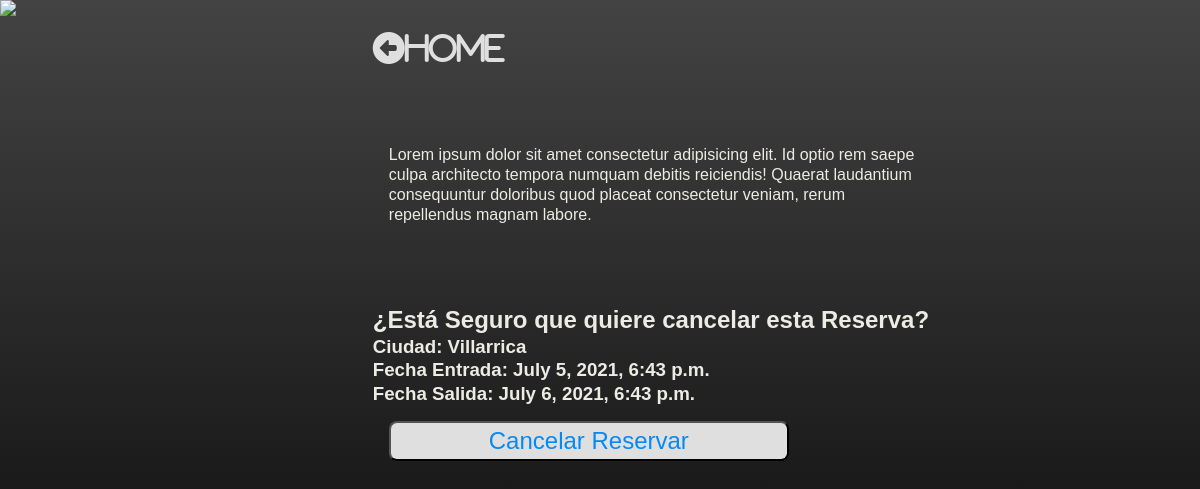
Page /reserva/cancel/22 on the committed database.
### arriendo/models.py (models this page shows, shortened)
class Reserva(models.Model):
    user = models.ForeignKey(settings.AUTH_USER_MODEL, on_delete=models.CASCADE)
    depto = models.ForeignKey(Depto, on_delete=models.CASCADE)
    check_in = models.DateTimeField()
    check_out = models.DateTimeField()
    def get_depto_category(self):
        depto_categories = dict(self.depto.DEPTO_CATEGORIES)
        depto_category = depto_categories.get(self.depto.category)
        return depto_category

class Depto(models.Model):
    DEPTO_CATEGORIES = (
        ('VIN','Vina del Mar'),
        ('SER','La Serena'),
        ('PUC','Pucon'),
        ('VIL','Villarrica'),
        ('VAL','Valdivia'),
        ('IQU','Iquique'),
        ('FRU','Frutillar'),
    )
    category = models.CharField(max_length=3, choices=DEPTO_CATEGORIES,default='Iquique')
    precio = models.IntegerField()
    capacidad = models.IntegerField()
    camas = models.IntegerField()

### arriendo/views.py (the view)
# urls.py: path('reserva/cancel/<pk>',CancelReservaView.as_view(), name='CancelReservaView'),
class CancelReservaView(DeleteView):
    model = Reserva
    template_name = 'reserva_cancel_view.html'
    success_url = reverse_lazy('arriendo:ReservaListView')

### arriendo/templates/reserva_cancel_view.html (shortened to what this page needs)
{% load static %}
<!DOCTYPE html>
<html lang="en">
<head>
    <link rel="stylesheet" href="{% static 'arriendo/css/depto_detail_view.css' %}">
</head>
<body>
    <div class="content">
        <div class="image">
            <img
                src="https://images.unsplash.com/photo-1519710164239-da123dc03ef4?ixlib=rb-1.2.1&ixid=eyJhcHBfaWQiOjEyMDd9&auto=format&fit=crop&w=500&q=60">
        </div>
        <div class="depto">
            <div class="home">
                <a href="{% url 'arriendo:DeptoListView'  %}"><i class="fas fa-arrow-alt-circle-left">Home</i></a>
            </div>
            <div class="depto-info">
                <p>Lorem ipsum dolor sit amet consectetur adipisicing elit. Id optio rem saepe culpa architecto tempora
                    numquam debitis reiciendis! Quaerat laudantium consequuntur doloribus quod placeat consectetur
                    veniam,
                    rerum repellendus magnam labore. </p>
            </div>
            <form id="reserva-form" action="" method="POST">
                <h2>¿Está Seguro que quiere cancelar esta Reserva?</h2>
                <h3>Ciudad: {{reserva.get_depto_category}}</h3>
                <h3>Fecha Entrada: {{reserva.check_in}}</h3>
                <h3>Fecha Salida: {{reserva.check_out}}</h3>
                <div class="input-div">
                    <button type="submit" >Cancelar Reservar</button>
                </div>
            </form>
        </div>
    </div>
</body>
</html>

### arriendo/static/arriendo/css/depto_detail_view.css (style rules this page uses)
* { padding:0; margin:0; box-sizing: border-box; }
body { background: #000000; background: -webkit-linear-gradient(to bottom, #434343, #000000); background: linear-gradient(to bottom, #434343, #000000); color: rgb(236, 235, 228); font-family: sans-serif; line-height: 1.25; height: 100vh; }
.content { display: flex; flex-direction: row; flex-wrap: wrap; width:100%; justify-content: left; }
.image { flex: 0.3; }
.depto { flex:0.5; margin: 2rem; display:flex; text-align: left; align-items: start; flex-direction: column; }
.home { flex: 0.2; }
.depto-info { flex: 0.4; margin: 5rem 1rem; }
form { display: flex; flex: 0.4 1 auto; flex-direction: column; }
.image img { flex:1; max-height: 99.2vh; }
i { color:#dfdfdf; font-size: 2rem; }
.input-div { flex: 1 1 auto; margin:1rem; display: flex; flex-direction: column; justify-content: space-between; min-width: 500px; }
input, button { flex:1; width:400px; border-radius: 0.5rem; line-height: 1.5; font-size: 1.5rem; color: #555; }
button { background-color: #dfdfdf; color:rgb(6, 137, 245); outline:none; }

### rows in the picture
Reserva: get_depto_category "Villarrica", check_in "July 5, 2021, 6:43 p.m.", check_out "July 6, 2021, 6:43 p.m."
